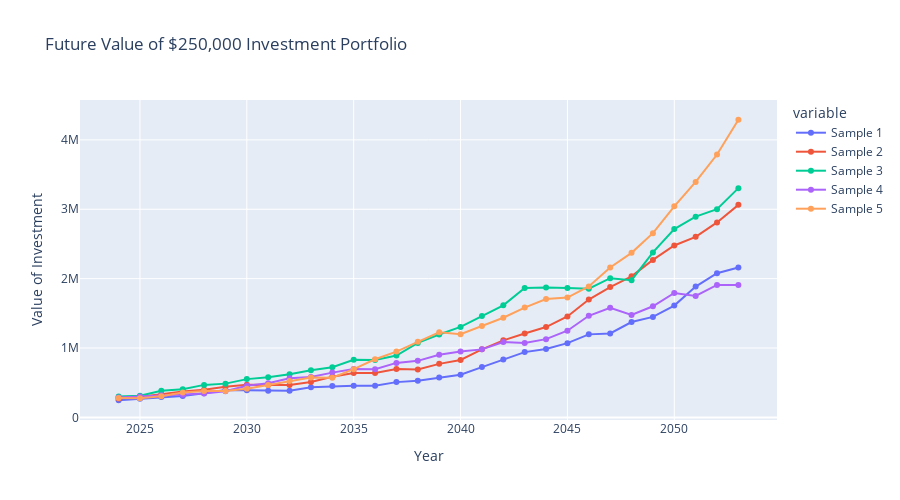

Source (notebook cell):
### Code cell
#pulling the returns from the futures dataframe, preparation for the forecasting function
aggressive = list(future_returns['Aggressive Future'])
moderate = list(future_returns['Moderate Future'])
conservative = list(future_returns['Conservative Future'])



#based on the rate distrinbution patterns, the negative counter function is only used for the aggressive return rates
def negative_counter(list):
    neg_counter = 0
    for r in range(len(list)):
        if list[r] < 0:
            neg_counter += 1
    percent_negative = (neg_counter/len(list))*100
    return percent_negative

def positive_change_counter(list):
    pos_change_counter = 0
    for i in range(len(list)-1):
        if list[i] < list[i+1]:
            pos_change_counter += 1
    percent_pos_change = (pos_change_counter/len(list))*100
    return percent_pos_change

def retirement_forecast(investor, investment, years):
    sample_count = 0
    forecast_rates = []
    forecast_samples = {}
    #creating a sample that follows the same patterns of positive and negative change, as well as negative returns 
    while sample_count < 5:
        forecast_rates = random.sample(investor, years)
        negative = negative_counter(forecast_rates)
        positive_change = positive_change_counter(forecast_rates)
        if investor == conservative or investor == moderate:
            if positive_change >= 40 and positive_change <= 50:
                column_name = 'Sample ' + str(sample_count+1)
                forecast_samples[column_name] = forecast_rates
                sample_count += 1
        else:
            if negative > 10 and positive_change >= 40 and positive_change <= 50:
                column_name = 'Sample ' + str(sample_count+1)
                forecast_samples[column_name] = forecast_rates
                sample_count += 1

    #create dataframe from the dictionary
    forecast_df = pd.DataFrame(forecast_samples)
    #create  year column, starting with the current year and adding a year for each row
    forecast_df['Year'] = datetime.now().year + forecast_df.index
    forecast_df.set_index('Year', inplace=True)
    #pull in initial investment
    initial_investment = investment
    #create a new dataframe to hold the future value of the investment  
    future_value = pd.DataFrame()   
    for i in range(5):
        future_value['Sample ' + str(i+1)] = initial_investment*(1 + forecast_df['Sample ' + str(i+1)]).cumprod()
    future_value['Year'] = forecast_df.index
    future_value.set_index('Year', inplace=True)
    #create a plot of the future values of the investment
    fig = px.line(future_value, title=f'Future Value of ${initial_investment:,} Investment Portfolio',
                labels={'value':'Value of Investment', 'Year':'Year'},
                width=900, height=500, markers=True)
    fig.show()

    #print the highest and lowest investment value for the final year, in addition to the average return rate
    final_year = future_value.index[-1]
    highest_value = future_value.iloc[-1].max()
    lowest_value = future_value.iloc[-1].min()
    average_value = (highest_value + lowest_value)/2
    return_forecast = (forecast_df.mean().mean())*100

    print(f'The highest projected value in {final_year} is: ${highest_value:,.0f}')
    print(f'The lowest projected value in {final_year} is: ${lowest_value:,.0f}')
    print(f'The average projected value in {final_year} is: ${average_value:,.0f}')
    print(f'The average return rate for the portfolio is: {return_forecast:.2f}%')


retirement_forecast(aggressive, 250000,30)

### Figure 1 — Plotly figure (JSON) as saved in the notebook; plotly's stock layout.template omitted (floating-point values rounded to 4 significant figures)
{"data": [{"hovertemplate": "variable=Sample 1<br>Year=%{x}<br>Value of Investment=%{y}<extra></extra>", "legendgroup": "Sample 1", "line": {"color": "#636efa", "dash": "solid"}, "marker": {"symbol": "circle"}, "mode": "markers+lines", "name": "Sample 1", "orientation": "v", "showlegend": true, "type": "scatter", "x": [2024, 2025, 2026, 2027, 2028, 2029, 2030, 2031, 2032, 2033, 2034, 2035, 2036, 2037, 2038, 2039, 2040, 2041, 2042, 2043, 2044, 2045, 2046, 2047, 2048, 2049, 2050, 2051, 2052, 2053], "xaxis": "x", "y": [247700.0, 269900.0, 294100.0, 307500.0, 348500.0, 395200.0, 390500.0, 384700.0, 383200.0, 435300.0, 451600.0, 458000.0, 456000.0, 508900.0, 528700.0, 575600.0, 616300.0, 725700.0, 836000.0, 941300.0, 985700.0, 1071000.0, 1197000.0, 1211000.0, 1375000.0, 1449000.0, 1612000.0, 1885000.0, 2079000.0, 2161000.0], "yaxis": "y"}, {"hovertemplate": "variable=Sample 2<br>Year=%{x}<br>Value of Investment=%{y}<extra></extra>", "legendgroup": "Sample 2", "line": {"color": "#EF553B", "dash": "solid"}, "marker": {"symbol": "circle"}, "mode": "markers+lines", "name": "Sample 2", "orientation": "v", "showlegend": true, "type": "scatter", "x": [2024, 2025, 2026, 2027, 2028, 2029, 2030, 2031, 2032, 2033, 2034, 2035, 2036, 2037, 2038, 2039, 2040, 2041, 2042, 2043, 2044, 2045, 2046, 2047, 2048, 2049, 2050, 2051, 2052, 2053], "xaxis": "x", "y": [272200.0, 297100.0, 333600.0, 375500.0, 398600.0, 442000.0, 472300.0, 468000.0, 466000.0, 510800.0, 585100.0, 640800.0, 639000.0, 697000.0, 690600.0, 772100.0, 828900.0, 981400.0, 1111000.0, 1210000.0, 1303000.0, 1455000.0, 1699000.0, 1879000.0, 2033000.0, 2270000.0, 2478000.0, 2603000.0, 2810000.0, 3063000.0], "yaxis": "y"}, {"hovertemplate": "variable=Sample 3<br>Year=%{x}<br>Value of Investment=%{y}<extra></extra>", "legendgroup": "Sample 3", "line": {"color": "#00cc96", "dash": "solid"}, "marker": {"symbol": "circle"}, "mode": "markers+lines", "name": "Sample 3", "orientation": "v", "showlegend": true, "type": "scatter", "x": [2024, 2025, 2026, 2027, 2028, 2029, 2030, 2031, 2032, 2033, 2034, 2035, 2036, 2037, 2038, 2039, 2040, 2041, 2042, 2043, 2044, 2045, 2046, 2047, 2048, 2049, 2050, 2051, 2052, 2053], "xaxis": "x", "y": [302300.0, 314200.0, 382900.0, 407100.0, 469000.0, 487200.0, 552100.0, 579100.0, 621600.0, 679600.0, 722900.0, 831600.0, 829400.0, 891100.0, 1074000.0, 1195000.0, 1305000.0, 1461000.0, 1615000.0, 1866000.0, 1871000.0, 1864000.0, 1854000.0, 2007000.0, 1977000.0, 2379000.0, 2714000.0, 2893000.0, 3000000.0, 3304000.0], "yaxis": "y"}, {"hovertemplate": "variable=Sample 4<br>Year=%{x}<br>Value of Investment=%{y}<extra></extra>", "legendgroup": "Sample 4", "line": {"color": "#ab63fa", "dash": "solid"}, "marker": {"symbol": "circle"}, "mode": "markers+lines", "name": "Sample 4", "orientation": "v", "showlegend": true, "type": "scatter", "x": [2024, 2025, 2026, 2027, 2028, 2029, 2030, 2031, 2032, 2033, 2034, 2035, 2036, 2037, 2038, 2039, 2040, 2041, 2042, 2043, 2044, 2045, 2046, 2047, 2048, 2049, 2050, 2051, 2052, 2053], "xaxis": "x", "y": [285700.0, 300600.0, 321100.0, 326000.0, 346600.0, 377900.0, 456800.0, 491600.0, 565700.0, 581600.0, 645900.0, 698400.0, 694800.0, 786200.0, 815400.0, 903000.0, 948500.0, 980800.0, 1087000.0, 1071000.0, 1128000.0, 1250000.0, 1465000.0, 1581000.0, 1475000.0, 1602000.0, 1794000.0, 1750000.0, 1910000.0, 1910000.0], "yaxis": "y"}, {"hovertemplate": "variable=Sample 5<br>Year=%{x}<br>Value of Investment=%{y}<extra></extra>", "legendgroup": "Sample 5", "line": {"color": "#FFA15A", "dash": "solid"}, "marker": {"symbol": "circle"}, "mode": "markers+lines", "name": "Sample 5", "orientation": "v", "showlegend": true, "type": "scatter", "x": [2024, 2025, 2026, 2027, 2028, 2029, 2030, 2031, 2032, 2033, 2034, 2035, 2036, 2037, 2038, 2039, 2040, 2041, 2042, 2043, 2044, 2045, 2046, 2047, 2048, 2049, 2050, 2051, 2052, 2053], "xaxis": "x", "y": [281100.0, 276900.0, 306000.0, 358900.0, 381500.0, 379600.0, 414000.0, 467400.0, 526000.0, 574500.0, 572300.0, 695700.0, 838700.0, 949200.0, 1090000.0, 1227000.0, 1200000.0, 1318000.0, 1436000.0, 1583000.0, 1706000.0, 1728000.0, 1888000.0, 2161000.0, 2372000.0, 2655000.0, 3042000.0, 3394000.0, 3788000.0, 4290000.0], "yaxis": "y"}], "layout": {"height": 500, "legend": {"title": {"text": "variable"}, "tracegroupgap": 0}, "title": {"text": "Future Value of $250,000 Investment Portfolio"}, "width": 900, "xaxis": {"anchor": "y", "domain": [0, 1], "title": {"text": "Year"}}, "yaxis": {"anchor": "x", "domain": [0, 1], "title": {"text": "Value of Investment"}}}}
